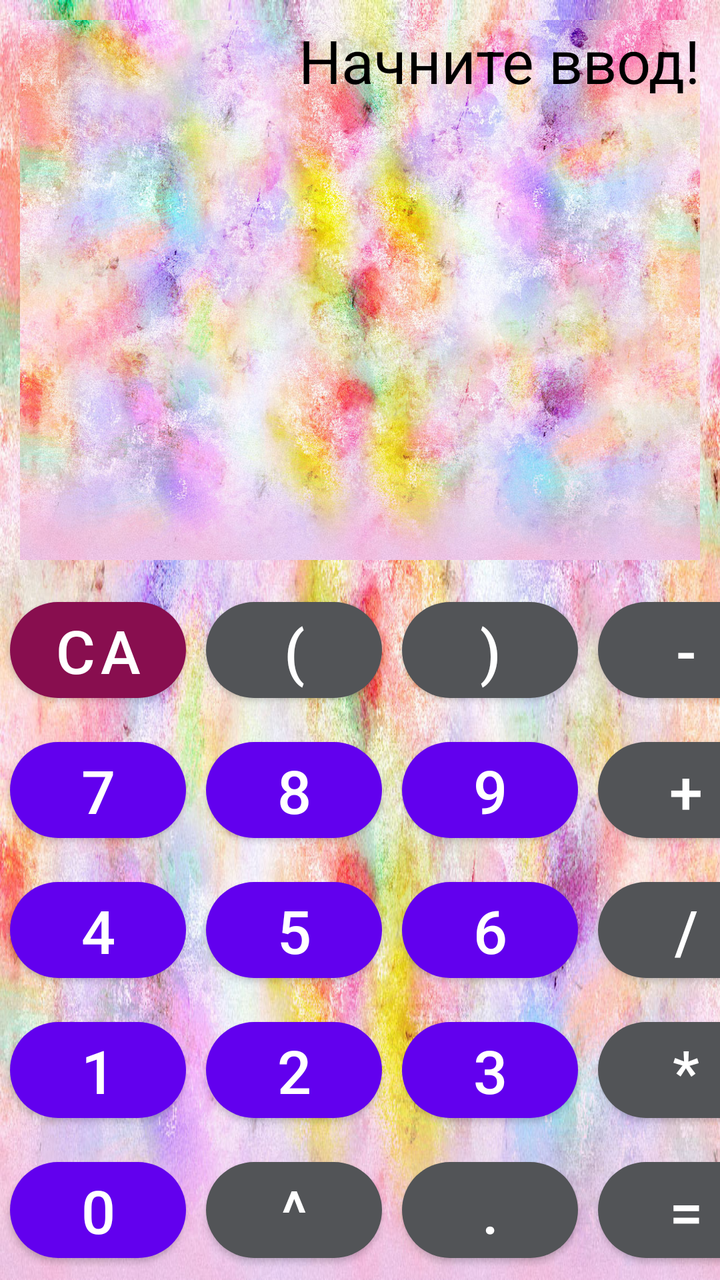
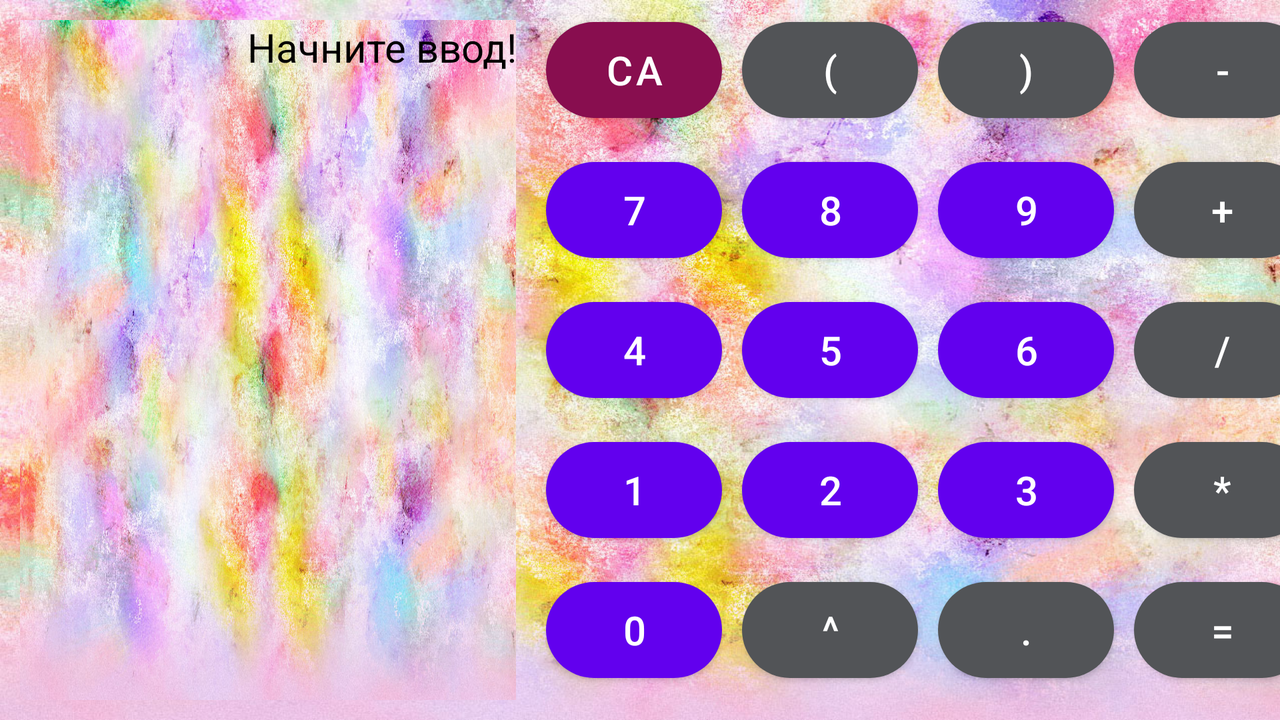

One screen, two layout resources from the same app: the default and the repository's alternative for another configuration. Each is rendered where Android would select it; the XML of both is given below.
<!-- AndroidManifest.xml: application theme Theme.Calculator -->
<!-- res/layout/calculator.xml -->
<?xml version="1.0" encoding="utf-8"?>
<TableLayout xmlns:android="http://schemas.android.com/apk/res/android"
    xmlns:app="http://schemas.android.com/apk/res-auto"
    android:layout_width="match_parent"
    android:layout_height="match_parent"
    android:layout_centerHorizontal="true">

    <TextView
        android:id="@+id/edit_text_number"
        android:layout_width="match_parent"
        android:layout_height="0dp"
        android:layout_weight="1"
        style="@style/TextViewStyle"/>












    <TableRow
        android:layout_width="match_parent"
        android:layout_height="match_parent">

        <com.google.android.material.button.MaterialButton
            android:id="@+id/clear_button"
            style="@style/NumberButtonStyle.CAButton"
            android:text="@string/clear_char" />

        <com.google.android.material.button.MaterialButton
            android:id="@+id/left_bracket_button"
            style="@style/NumberButtonStyle.OperationButton"
            android:text="@string/left_bracket_char" />

        <com.google.android.material.button.MaterialButton
            android:id="@+id/right_bracket_button"
            style="@style/NumberButtonStyle.OperationButton"
            android:text="@string/right_bracket_char" />

        <com.google.android.material.button.MaterialButton
            android:id="@+id/minus_button"
            style="@style/NumberButtonStyle.OperationButton"
            android:text="@string/minus_char" />


    </TableRow>

    <TableRow
        android:layout_width="match_parent"
        android:layout_height="match_parent">

        <com.google.android.material.button.MaterialButton
            android:id="@+id/seven_button"
            style="@style/NumberButtonStyle"
            android:text="@string/seven_char" />

        <com.google.android.material.button.MaterialButton
            android:id="@+id/eight_button"
            style="@style/NumberButtonStyle"
            android:text="@string/eight_char" />

        <com.google.android.material.button.MaterialButton
            android:id="@+id/nine_button"
            style="@style/NumberButtonStyle"
            android:text="@string/nine_char" />

        <com.google.android.material.button.MaterialButton
            android:id="@+id/plus_button"
            style="@style/NumberButtonStyle.OperationButton"
            android:text="@string/plus_char" />
    </TableRow>

    <TableRow
        android:layout_width="match_parent"
        android:layout_height="match_parent">

        <com.google.android.material.button.MaterialButton
            android:id="@+id/four_button"
            style="@style/NumberButtonStyle"
            android:text="@string/four_char" />

        <com.google.android.material.button.MaterialButton
            android:id="@+id/five_button"
            style="@style/NumberButtonStyle"
            android:text="@string/five_char" />

        <com.google.android.material.button.MaterialButton
            android:id="@+id/six_button"
            style="@style/NumberButtonStyle"
            android:text="@string/six_char" />

        <com.google.android.material.button.MaterialButton
            android:id="@+id/div_button"
            style="@style/NumberButtonStyle.OperationButton"
            android:text="@string/div_char" />
    </TableRow>

    <TableRow
        android:layout_width="match_parent"
        android:layout_height="match_parent">

        <com.google.android.material.button.MaterialButton
            android:id="@+id/one_button"
            style="@style/NumberButtonStyle"
            android:text="@string/one_char" />

        <com.google.android.material.button.MaterialButton
            android:id="@+id/two_button"
            style="@style/NumberButtonStyle"
            android:text="@string/two_char" />

        <com.google.android.material.button.MaterialButton
            android:id="@+id/three_button"
            style="@style/NumberButtonStyle"
            android:text="@string/three_char" />

        <com.google.android.material.button.MaterialButton
            android:id="@+id/mult_button"
            style="@style/NumberButtonStyle.OperationButton"
            android:text="@string/mult_char" />
    </TableRow>

    <TableRow
        android:layout_width="match_parent"
        android:layout_height="match_parent">

        <com.google.android.material.button.MaterialButton
            android:id="@+id/button_zero"
            style="@style/NumberButtonStyle"
            android:text="@string/zero_char" />

        <com.google.android.material.button.MaterialButton
            android:id="@+id/exp_button"
            style="@style/NumberButtonStyle.OperationButton"
            android:text="@string/exp_char" />

        <com.google.android.material.button.MaterialButton
            android:id="@+id/button_coma"
            style="@style/NumberButtonStyle.OperationButton"
            android:text="@string/coma_char" />

        <com.google.android.material.button.MaterialButton
            android:id="@+id/button_equals"
            style="@style/NumberButtonStyle.OperationButton"
            android:text="@string/equals_char" />
    </TableRow>
</TableLayout>
<!-- resources referenced by this layout -->
<resources>
  <string name="clear_char">CA</string>
  <string name="coma_char">.</string>
  <string name="div_char">/</string>
  <string name="eight_char">8</string>
  <string name="equals_char">=</string>
  <string name="exp_char">^</string>
  <string name="five_char">5</string>
  <string name="four_char">4</string>
  <string name="left_bracket_char">(</string>
  <string name="minus_char">-</string>
  <string name="mult_char">*</string>
  <string name="nine_char">9</string>
  <string name="one_char">1</string>
  <string name="plus_char">+</string>
  <string name="right_bracket_char">)</string>
  <string name="seven_char">7</string>
  <string name="six_char">6</string>
  <string name="three_char">3</string>
  <string name="two_char">2</string>
  <string name="zero_char">0</string>
  <style name="NumberButtonStyle">
          <item name="android:layout_width">match_parent</item>
          <item name="android:layout_height">@dimen/button_height</item>
          <item name="android:layout_margin">@dimen/margin_button</item>
          <item name="android:textSize">@dimen/text_size_button</item>
          <item name="android:textColor">@color/white</item>
          <item name="cornerRadius">@dimen/corner_radius_button</item>
  
      </style>
  <style name="NumberButtonStyle.CAButton">
          <item name="backgroundTint">@color/ca_button_color</item>
      </style>
  <style name="NumberButtonStyle.OperationButton">
          <item name="backgroundTint">@color/operation_button_color</item>
      </style>
  <style name="TextViewStyle" parent="Theme.Calculator">
          <item name="android:layout_margin">@dimen/text_margin_from_left_and_right</item>
          <item name="android:layout_marginTop">@dimen/text_margin_from_top</item>
          <item name="android:background">@drawable/light_background</item>
          <item name="android:backgroundTintMode">screen</item>
          <item name="android:gravity">end</item>
          <item name="android:hint">@string/hint_edit_text</item>
          <item name="android:textColor">@color/black</item>
          <item name="android:textColorHint">@color/black</item>
          <item name="android:textSize">@dimen/text_size_button</item>
      </style>
  <style name="Theme.Calculator" parent="Theme.MaterialComponents.DayNight.NoActionBar">
          
          <item name="colorPrimary">@color/purple_500</item>
          <item name="colorPrimaryVariant">@color/purple_700</item>
          <item name="colorOnPrimary">@color/white</item>
          
          <item name="colorSecondary">@color/teal_200</item>
          <item name="colorSecondaryVariant">@color/teal_700</item>
          <item name="colorOnSecondary">@color/black</item>
          
          <item name="android:statusBarColor" tools:targetApi="l">?attr/colorPrimaryVariant</item>
          
          <item name="android:windowBackground">@drawable/light_background</item>
      </style>
  <dimen name="button_height">60dp</dimen>
  <dimen name="margin_button">5dp</dimen>
  <dimen name="text_size_button">30sp</dimen>
  <color name="white">#FFFFFFFF</color>
  <dimen name="corner_radius_button">50dp</dimen>
  <color name="ca_button_color">#880E4F</color>
  <color name="operation_button_color">#525457</color>
  <dimen name="text_margin_from_left_and_right">10dp</dimen>
  <dimen name="text_margin_from_top">10dp</dimen>
  <!-- drawable light_background: jpg bitmap (drawable, 397310 bytes) -->
  <string name="hint_edit_text">Начните ввод!</string>
  <color name="black">#FF000000</color>
  <color name="purple_500">#FF6200EE</color>
  <color name="purple_700">#FF3700B3</color>
  <color name="teal_200">#FF03DAC5</color>
  <color name="teal_700">#FF018786</color>
</resources>
<!-- res/layout-land/calculator.xml (the repository's variant of the layout above) -->
<!-- drawn on the phone turned sideways -->
<?xml version="1.0" encoding="utf-8"?>
<LinearLayout xmlns:android="http://schemas.android.com/apk/res/android"
    xmlns:app="http://schemas.android.com/apk/res-auto"
    android:layout_width="match_parent"
    android:layout_height="match_parent"
    android:orientation="horizontal">

    <TextView
        android:id="@+id/edit_text_number"
        android:layout_width="0dp"
        android:layout_height="match_parent"
        style="@style/TextViewStyle"
        android:layout_weight="2" />

    <TableLayout
        android:layout_width="0dp"
        android:layout_height="wrap_content"
        android:layout_weight="3">

        <TableRow
            android:layout_width="match_parent"
            android:layout_height="match_parent">

            <com.google.android.material.button.MaterialButton
                android:id="@+id/clear_button"
                style="@style/NumberButtonStyle.CAButton"
                android:text="@string/clear_char"/>

            <com.google.android.material.button.MaterialButton
                android:id="@+id/left_bracket_button"
                style="@style/NumberButtonStyle.OperationButton"
                android:text="@string/left_bracket_char" />

            <com.google.android.material.button.MaterialButton
                android:id="@+id/right_bracket_button"
                style="@style/NumberButtonStyle.OperationButton"
                android:text="@string/right_bracket_char" />

            <com.google.android.material.button.MaterialButton
                android:id="@+id/minus_button"
                style="@style/NumberButtonStyle.OperationButton"
                android:text="@string/minus_char" />


        </TableRow>

        <TableRow
            android:layout_width="match_parent"
            android:layout_height="match_parent">

            <com.google.android.material.button.MaterialButton
                android:id="@+id/seven_button"
                style="@style/NumberButtonStyle"
                android:text="@string/seven_char" />

            <com.google.android.material.button.MaterialButton
                android:id="@+id/eight_button"
                style="@style/NumberButtonStyle"
                android:text="@string/eight_char" />

            <com.google.android.material.button.MaterialButton
                android:id="@+id/nine_button"
                style="@style/NumberButtonStyle"
                android:text="@string/nine_char" />

            <com.google.android.material.button.MaterialButton
                android:id="@+id/plus_button"
                style="@style/NumberButtonStyle.OperationButton"
                android:text="@string/plus_char" />
        </TableRow>

        <TableRow
            android:layout_width="match_parent"
            android:layout_height="match_parent">

            <com.google.android.material.button.MaterialButton
                android:id="@+id/four_button"
                style="@style/NumberButtonStyle"
                android:text="@string/four_char" />

            <com.google.android.material.button.MaterialButton
                android:id="@+id/five_button"
                style="@style/NumberButtonStyle"
                android:text="@string/five_char" />

            <com.google.android.material.button.MaterialButton
                android:id="@+id/six_button"
                style="@style/NumberButtonStyle"
                android:text="@string/six_char" />

            <com.google.android.material.button.MaterialButton
                android:id="@+id/div_button"
                style="@style/NumberButtonStyle.OperationButton"
                android:text="@string/div_char" />
        </TableRow>

        <TableRow
            android:layout_width="match_parent"
            android:layout_height="match_parent">

            <com.google.android.material.button.MaterialButton
                android:id="@+id/one_button"
                style="@style/NumberButtonStyle"
                android:text="@string/one_char" />

            <com.google.android.material.button.MaterialButton
                android:id="@+id/two_button"
                style="@style/NumberButtonStyle"
                android:text="@string/two_char" />

            <com.google.android.material.button.MaterialButton
                android:id="@+id/three_button"
                style="@style/NumberButtonStyle"
                android:text="@string/three_char" />

            <com.google.android.material.button.MaterialButton
                android:id="@+id/mult_button"
                style="@style/NumberButtonStyle.OperationButton"
                android:text="@string/mult_char" />
        </TableRow>

        <TableRow
            android:layout_width="match_parent"
            android:layout_height="match_parent">

            <com.google.android.material.button.MaterialButton
                android:id="@+id/button_zero"
                style="@style/NumberButtonStyle"
                android:text="@string/zero_char" />

            <com.google.android.material.button.MaterialButton
                android:id="@+id/exp_button"
                style="@style/NumberButtonStyle.OperationButton"
                android:text="@string/exp_char" />

            <com.google.android.material.button.MaterialButton
                android:id="@+id/button_coma"
                style="@style/NumberButtonStyle.OperationButton"
                android:text="@string/coma_char" />

            <com.google.android.material.button.MaterialButton
                android:id="@+id/button_equals"
                style="@style/NumberButtonStyle.OperationButton"
                android:text="@string/equals_char" />
        </TableRow>
    </TableLayout>
</LinearLayout>
<!-- resources referenced by the variant -->
<!-- as the phone turned sideways resolves them -->
<resources>
  <string name="clear_char">CA</string>
  <string name="coma_char">.</string>
  <string name="div_char">/</string>
  <string name="eight_char">8</string>
  <string name="equals_char">=</string>
  <string name="exp_char">^</string>
  <string name="five_char">5</string>
  <string name="four_char">4</string>
  <string name="left_bracket_char">(</string>
  <string name="minus_char">-</string>
  <string name="mult_char">*</string>
  <string name="nine_char">9</string>
  <string name="one_char">1</string>
  <string name="plus_char">+</string>
  <string name="right_bracket_char">)</string>
  <string name="seven_char">7</string>
  <string name="six_char">6</string>
  <string name="three_char">3</string>
  <string name="two_char">2</string>
  <string name="zero_char">0</string>
  <style name="NumberButtonStyle">
          <item name="android:layout_width">match_parent</item>
          <item name="android:layout_height">@dimen/button_height</item>
          <item name="android:layout_margin">@dimen/margin_button</item>
          <item name="android:textSize">@dimen/text_size_button</item>
          <item name="android:textColor">@color/white</item>
          <item name="cornerRadius">@dimen/corner_radius_button</item>
  
      </style>
  <style name="NumberButtonStyle.CAButton">
          <item name="backgroundTint">@color/ca_button_color</item>
      </style>
  <style name="NumberButtonStyle.OperationButton">
          <item name="backgroundTint">@color/operation_button_color</item>
      </style>
  <style name="TextViewStyle" parent="Theme.Calculator">
          <item name="android:layout_margin">@dimen/text_margin_from_left_and_right</item>
          <item name="android:layout_marginTop">@dimen/text_margin_from_top</item>
          <item name="android:background">@drawable/light_background</item>
          <item name="android:backgroundTintMode">screen</item>
          <item name="android:gravity">end</item>
          <item name="android:hint">@string/hint_edit_text</item>
          <item name="android:textColor">@color/black</item>
          <item name="android:textColorHint">@color/black</item>
          <item name="android:textSize">@dimen/text_size_button</item>
      </style>
  <style name="Theme.Calculator" parent="Theme.MaterialComponents.DayNight.NoActionBar">
          
          <item name="colorPrimary">@color/purple_500</item>
          <item name="colorPrimaryVariant">@color/purple_700</item>
          <item name="colorOnPrimary">@color/white</item>
          
          <item name="colorSecondary">@color/teal_200</item>
          <item name="colorSecondaryVariant">@color/teal_700</item>
          <item name="colorOnSecondary">@color/black</item>
          
          <item name="android:statusBarColor" tools:targetApi="l">?attr/colorPrimaryVariant</item>
          
          <item name="android:windowBackground">@drawable/light_background</item>
      </style>
  <dimen name="button_height">60dp</dimen>
  <dimen name="margin_button">5dp</dimen>
  <!-- from res/values-land/ -->
  <dimen name="text_size_button">20sp</dimen>
  <color name="white">#FFFFFFFF</color>
  <dimen name="corner_radius_button">50dp</dimen>
  <color name="ca_button_color">#880E4F</color>
  <color name="operation_button_color">#525457</color>
  <dimen name="text_margin_from_left_and_right">10dp</dimen>
  <dimen name="text_margin_from_top">10dp</dimen>
  <!-- drawable light_background: jpg bitmap (drawable, 397310 bytes) -->
  <string name="hint_edit_text">Начните ввод!</string>
  <color name="black">#FF000000</color>
  <color name="purple_500">#FF6200EE</color>
  <color name="purple_700">#FF3700B3</color>
  <color name="teal_200">#FF03DAC5</color>
  <color name="teal_700">#FF018786</color>
</resources>
